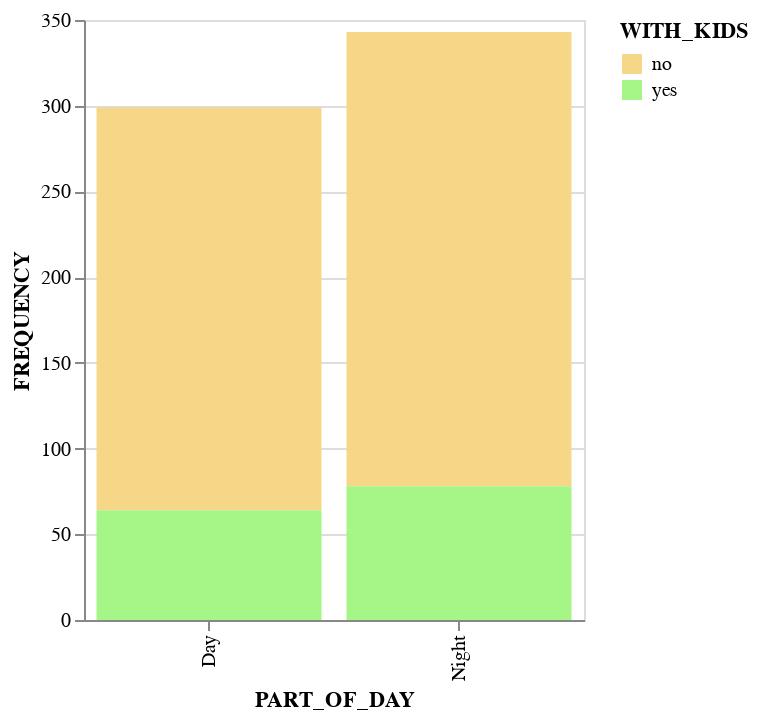

Notebook code cell kept with this figure:
### Markdown cell above
##### Days and Night

### Code cell
k_dn = ld2.groupby(['PART_OF_DAY','WITH_KIDS']).size().reset_index()
k_dn.rename(columns={0: 'FREQUENCY'}, inplace=True)

chartWkids2 = alt.Chart(k_dn).mark_bar().encode(
    x='PART_OF_DAY',
    y='FREQUENCY',
    color=alt.Color('WITH_KIDS', scale=alt.Scale(range=["#F5D787", "#A5F587"]))
).properties(
    width=250  
)

chartWkids2

### Figure 1 — Vega-Lite specification as saved in the notebook (floating-point values rounded to 4 significant figures)
{"config": {"view": {"continuousWidth": 400, "continuousHeight": 300}}, "data": {"name": "data-8521ff7c54f1ac12b3f5e810f1b22ae6"}, "mark": "bar", "encoding": {"color": {"type": "nominal", "field": "WITH_KIDS", "scale": {"range": ["#F5D787", "#A5F587"]}}, "x": {"type": "nominal", "field": "PART_OF_DAY"}, "y": {"type": "quantitative", "field": "FREQUENCY"}}, "width": 250, "$schema": "https://vega.github.io/schema/vega-lite/v4.8.1.json", "datasets": {"data-8521ff7c54f1ac12b3f5e810f1b22ae6": [{"PART_OF_DAY": "Day", "WITH_KIDS": "no", "FREQUENCY": 235}, {"PART_OF_DAY": "Day", "WITH_KIDS": "yes", "FREQUENCY": 64}, {"PART_OF_DAY": "Night", "WITH_KIDS": "no", "FREQUENCY": 265}, {"PART_OF_DAY": "Night", "WITH_KIDS": "yes", "FREQUENCY": 78}]}}
